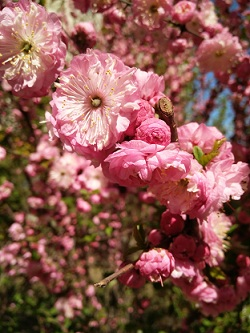
#> input picture Resources/PythonOpenCV从入门到实践配套源代码/code/07/01/amygdalus triloba.jpg, 250 x 333 px
$ python demo.py
#> lines starting #> are read from the running program, lines starting #| are printed output that depends on the picture
import cv2
img = cv2.imread("amygdalus triloba.jpg")  # 读取原图
#> img is the input picture: shape (333, 250, 3); mean B, G, R 80.5, 88.3, 139
dst1 = cv2.blur(img, (3, 3))  # 使用大小为3*3的滤波核进行均值滤波
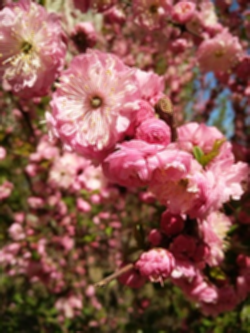
#> dst1: shape (333, 250, 3); mean B, G, R 80.5, 88.3, 139
dst2 = cv2.blur(img, (5, 5))  # 使用大小为5*5的滤波核进行均值滤波
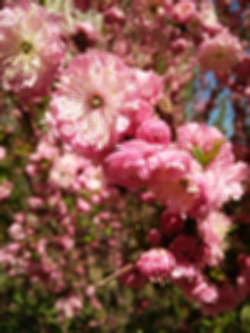
#> dst2: shape (333, 250, 3); mean B, G, R 80.5, 88.3, 139
dst3 = cv2.blur(img, (9, 9))  # 使用大小为9*9的滤波核进行均值滤波
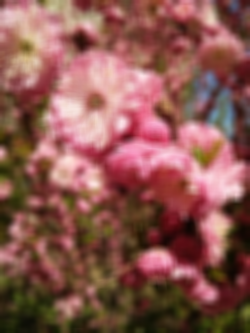
#> dst3: shape (333, 250, 3); mean B, G, R 80.6, 88.3, 139.1
cv2.imshow("img", img)  # 显示原图
cv2.imshow("3*3", dst1)  # 显示滤波效果
cv2.imshow("5*5", dst2)
cv2.imshow("9*9", dst3)
cv2.waitKey()  # 按下任何键盘按键后
cv2.destroyAllWindows()  # 释放所有窗体
